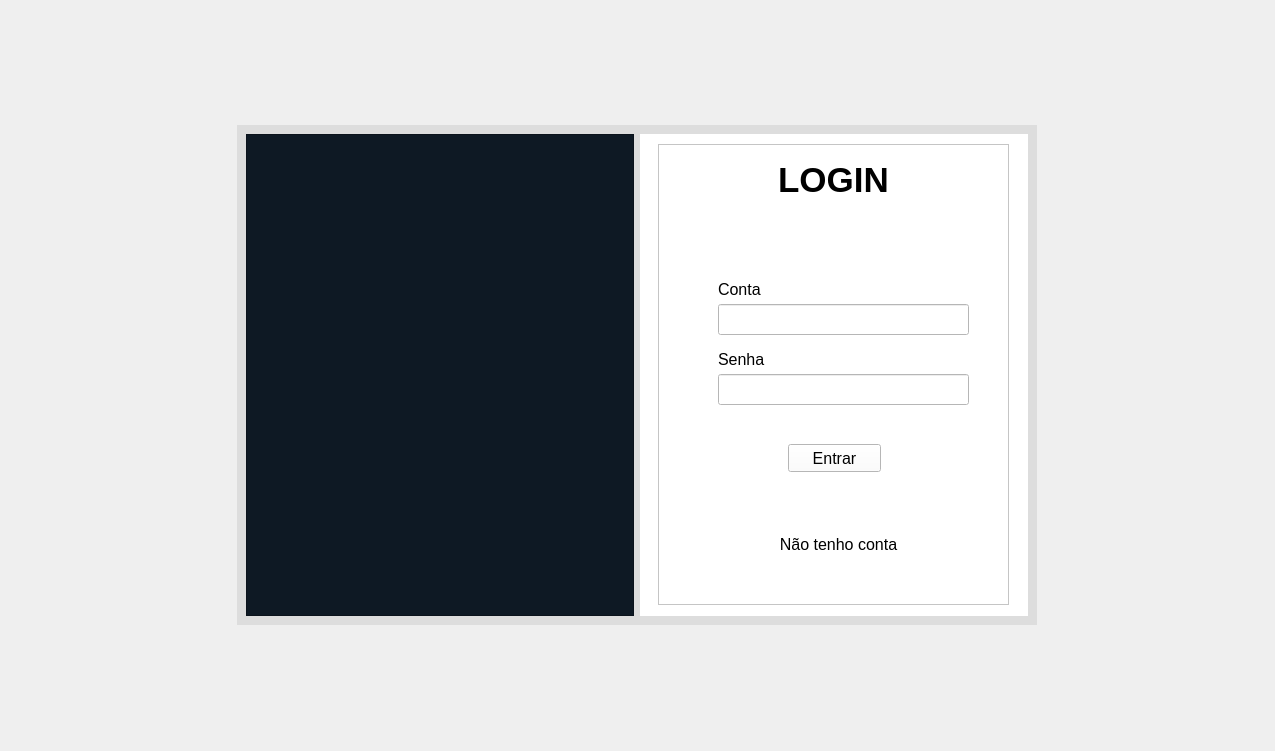
<?xml version="1.0" encoding="UTF-8"?>
<ui version="4.0">
 <class>MainWindow</class>
 <widget class="QMainWindow" name="MainWindow">
  <property name="geometry">
   <rect>
    <x>0</x>
    <y>0</y>
    <width>1275</width>
    <height>751</height>
   </rect>
  </property>
  <property name="windowTitle">
   <string>MainWindow</string>
  </property>
  <widget class="QWidget" name="centralwidget">
   <layout class="QGridLayout" name="gridLayout">
    <item row="0" column="0">
     <widget class="QWidget" name="box_main" native="true">
      <property name="maximumSize">
       <size>
        <width>800</width>
        <height>500</height>
       </size>
      </property>
      <property name="styleSheet">
       <string notr="true">background-color: rgb(221, 221, 221);</string>
      </property>
      <layout class="QHBoxLayout" name="horizontalLayout">
       <item>
        <widget class="QFrame" name="container_left">
         <property name="styleSheet">
          <string notr="true">background-color: rgb(14, 25, 36);</string>
         </property>
         <property name="frameShape">
          <enum>QFrame::StyledPanel</enum>
         </property>
         <property name="frameShadow">
          <enum>QFrame::Raised</enum>
         </property>
         <layout class="QGridLayout" name="gridLayout_3">
          <item row="0" column="0" alignment="Qt::AlignHCenter|Qt::AlignVCenter">
           <widget class="QLabel" name="box_logo">
            <property name="maximumSize">
             <size>
              <width>351</width>
              <height>351</height>
             </size>
            </property>
            <property name="text">
             <string/>
            </property>
            <property name="pixmap">
             <pixmap>../../assets/logo.png</pixmap>
            </property>
            <property name="scaledContents">
             <bool>true</bool>
            </property>
           </widget>
          </item>
         </layout>
        </widget>
       </item>
       <item>
        <widget class="QWidget" name="container_right" native="true">
         <property name="styleSheet">
          <string notr="true">background-color: rgb(255, 255, 255);</string>
         </property>
         <layout class="QGridLayout" name="gridLayout_2">
          <item row="0" column="0">
           <widget class="QFrame" name="box_input">
            <property name="maximumSize">
             <size>
              <width>351</width>
              <height>461</height>
             </size>
            </property>
            <property name="styleSheet">
             <string notr="true">background-color: rgb(255, 255, 255);</string>
            </property>
            <property name="frameShape">
             <enum>QFrame::StyledPanel</enum>
            </property>
            <property name="frameShadow">
             <enum>QFrame::Raised</enum>
            </property>
            <widget class="QLabel" name="label_title">
             <property name="geometry">
              <rect>
               <x>110</x>
               <y>10</y>
               <width>131</width>
               <height>51</height>
              </rect>
             </property>
             <property name="font">
              <font>
               <family>Segoe UI</family>
               <pointsize>26</pointsize>
               <weight>75</weight>
               <bold>true</bold>
              </font>
             </property>
             <property name="text">
              <string>LOGIN</string>
             </property>
             <property name="alignment">
              <set>Qt::AlignCenter</set>
             </property>
            </widget>
            <widget class="QLabel" name="label_account">
             <property name="geometry">
              <rect>
               <x>60</x>
               <y>135</y>
               <width>71</width>
               <height>21</height>
              </rect>
             </property>
             <property name="font">
              <font>
               <family>Segoe UI</family>
               <pointsize>12</pointsize>
              </font>
             </property>
             <property name="text">
              <string>Conta</string>
             </property>
             <property name="alignment">
              <set>Qt::AlignLeading|Qt::AlignLeft|Qt::AlignVCenter</set>
             </property>
            </widget>
            <widget class="QLabel" name="label_pass">
             <property name="geometry">
              <rect>
               <x>60</x>
               <y>205</y>
               <width>71</width>
               <height>21</height>
              </rect>
             </property>
             <property name="font">
              <font>
               <family>Segoe UI</family>
               <pointsize>12</pointsize>
              </font>
             </property>
             <property name="text">
              <string>Senha</string>
             </property>
             <property name="alignment">
              <set>Qt::AlignLeading|Qt::AlignLeft|Qt::AlignVCenter</set>
             </property>
            </widget>
            <widget class="QLineEdit" name="input_account">
             <property name="geometry">
              <rect>
               <x>60</x>
               <y>160</y>
               <width>251</width>
               <height>31</height>
              </rect>
             </property>
             <property name="font">
              <font>
               <pointsize>12</pointsize>
              </font>
             </property>
            </widget>
            <widget class="QPushButton" name="btn_submit">
             <property name="geometry">
              <rect>
               <x>130</x>
               <y>300</y>
               <width>93</width>
               <height>28</height>
              </rect>
             </property>
             <property name="font">
              <font>
               <family>Segoe UI</family>
               <pointsize>12</pointsize>
              </font>
             </property>
             <property name="text">
              <string>Entrar</string>
             </property>
            </widget>
            <widget class="QPushButton" name="btn_new_account">
             <property name="geometry">
              <rect>
               <x>60</x>
               <y>380</y>
               <width>241</width>
               <height>41</height>
              </rect>
             </property>
             <property name="font">
              <font>
               <family>Segoe UI</family>
               <pointsize>12</pointsize>
              </font>
             </property>
             <property name="text">
              <string>Não tenho conta</string>
             </property>
             <property name="flat">
              <bool>true</bool>
             </property>
            </widget>
            <widget class="QLineEdit" name="input_pass">
             <property name="geometry">
              <rect>
               <x>60</x>
               <y>230</y>
               <width>251</width>
               <height>31</height>
              </rect>
             </property>
             <property name="font">
              <font>
               <pointsize>12</pointsize>
              </font>
             </property>
             <property name="echoMode">
              <enum>QLineEdit::Password</enum>
             </property>
            </widget>
           </widget>
          </item>
         </layout>
        </widget>
       </item>
      </layout>
     </widget>
    </item>
   </layout>
  </widget>
 </widget>
 <resources/>
 <connections/>
</ui>
